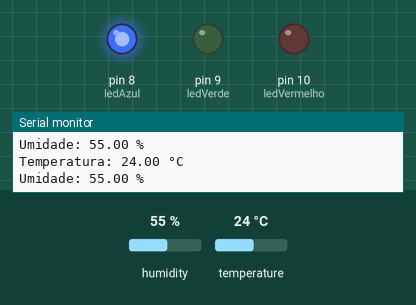
Simulated run of this sketch. Board: Arduino Uno, built with avr-gcc and run on an emulated ATmega328P. Parts: output pins drawn as LEDs (lit = HIGH), the last lines printed to the serial monitor. The test bench sets the inputs (shaded band); at power-on: temperature 24 °C, humidity 55 %.

Above: at 2.8 s.
2.9 s: temperature set to 26 °C
At 4.8 s:
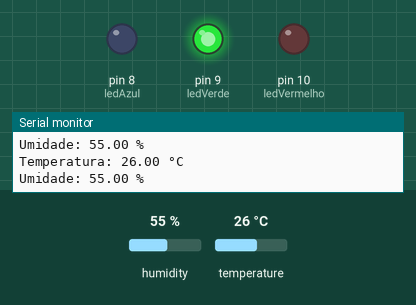
5.6 s: temperature set to 28 °C
8.3 s: temperature set to 31 °C
At 10.8 s:
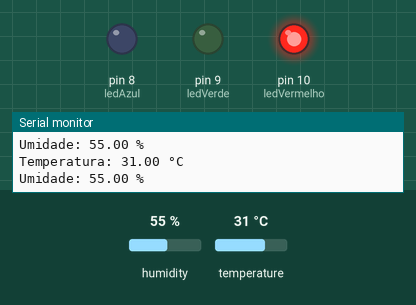
11.6 s: temperature set to 12 °C
At 13.2 s:
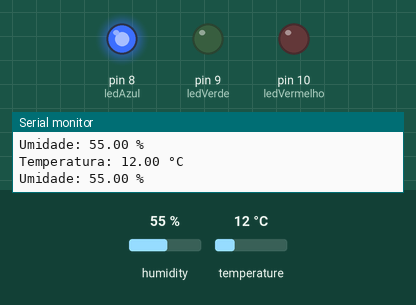
14.3 s: temperature set to 33 °C
At 16.9 s:
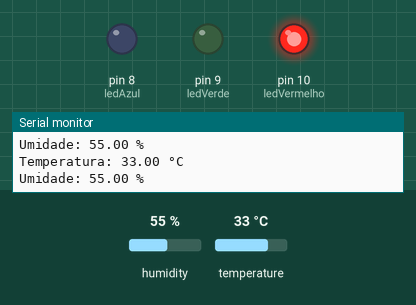
Timing chart, 0 to 18.4 s (numbered marks = the images above; inputs shaded):
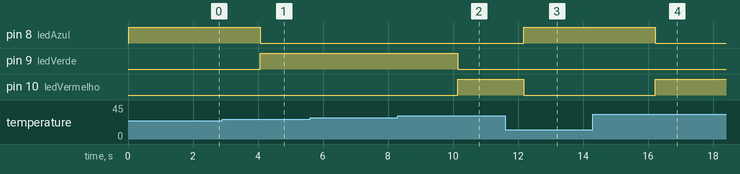

The sketch:

Tela_LCD.ino
```cpp
#include "DHT.h"

#define DHTPIN 2        // Pino de sinal do DHT11
#define DHTTYPE DHT11   // Tipo do sensor

DHT dht(DHTPIN, DHTTYPE);

int ledAzul = 8;
int ledVerde = 9;
int ledVermelho = 10;

void setup() {
  Serial.begin(9600);
  dht.begin();

  pinMode(ledAzul, OUTPUT);
  pinMode(ledVerde, OUTPUT);
  pinMode(ledVermelho, OUTPUT);
}

void loop() {
  float temperatura = dht.readTemperature();  // Lê temperatura em °C
  float umidade = dht.readHumidity();         // Lê umidade %

  if (isnan(temperatura) || isnan(umidade)) {
    Serial.println("Falha na leitura do DHT11!");
    return;
  }

  Serial.print("Temperatura: ");
  Serial.print(temperatura);
  Serial.println(" °C");

  Serial.print("Umidade: ");
  Serial.print(umidade);
  Serial.println(" %");

  // Controle dos LEDs conforme a temperatura
  if (temperatura < 25) {
    digitalWrite(ledAzul, HIGH);
    digitalWrite(ledVerde, LOW);
    digitalWrite(ledVermelho, LOW);
  } else if (temperatura >= 25 && temperatura < 30) {
    digitalWrite(ledAzul, LOW);
    digitalWrite(ledVerde, HIGH);
    digitalWrite(ledVermelho, LOW);
  } else {
    digitalWrite(ledAzul, LOW);
    digitalWrite(ledVerde, LOW);
    digitalWrite(ledVermelho, HIGH);
  }

  delay(2000); // Espera 2 segundos para nova leitura
}
```

Measured:
- the behaviour switches between 24 and 25 °C on temperature (found by bisection; images 0 and 1)
- the behaviour switches between 29 and 30 °C on temperature (found by bisection; images 1 and 2)
- after the input at 2.9 s, pin 8 (ledAzul): HIGH → LOW after 1.2 s; pin 9 (ledVerde): LOW → HIGH after 1.2 s
- after the input at 8.3 s, pin 9 (ledVerde): HIGH → LOW after 1.8 s; pin 10 (ledVermelho): LOW → HIGH after 1.8 s
- after the input at 11.6 s, pin 8 (ledAzul): LOW → HIGH after 0.57 s; pin 10 (ledVermelho): HIGH → LOW after 0.57 s
- after the input at 14.3 s, pin 8 (ledAzul): HIGH → LOW after 1.9 s; pin 10 (ledVermelho): LOW → HIGH after 1.9 s
